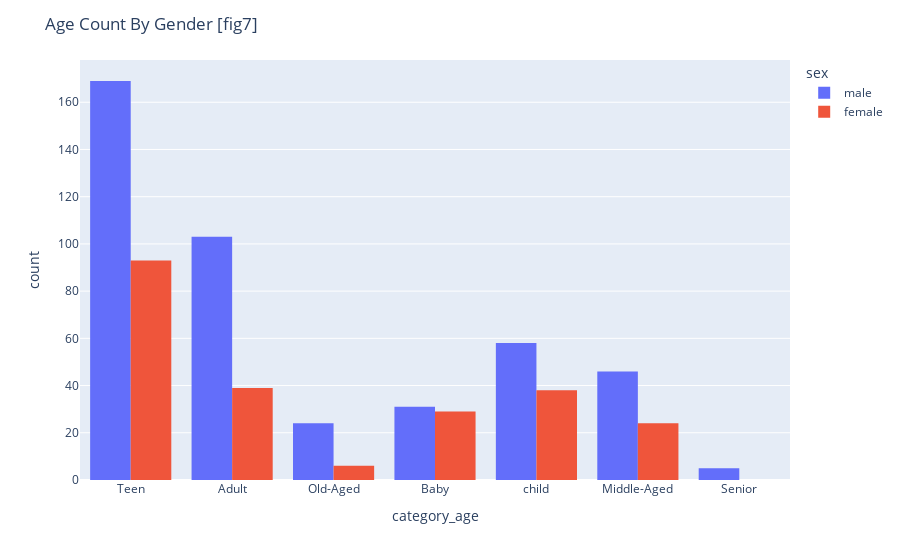

This figure's notebook cell:
### Markdown cell above
## Category  Count Using Plotly

### Code cell
import plotly.express as px

# Assuming you've loaded the penguins dataset into a DataFrame named df

fig = px.histogram(df, x='category_age', color='sex')
fig.update_layout(barmode='group', title="Age Count By Gender [fig7]")  # Adjusts the layout to group bars for each sex
fig.show()

### Figure 1 — Plotly figure (JSON) as saved in the notebook; plotly's stock layout.template omitted (floating-point values rounded to 4 significant figures; data arrays with more than 128 entries replaced by an {"elided": "..."} marker saying what was removed)
{"data": [{"alignmentgroup": "True", "bingroup": "x", "hovertemplate": "sex=male<br>category_age=%{x}<br>count=%{y}<extra></extra>", "legendgroup": "male", "marker": {"color": "#636efa", "pattern": {"shape": ""}}, "name": "male", "offsetgroup": "male", "orientation": "v", "showlegend": true, "type": "histogram", "x": {"elided": "436 str values"}, "xaxis": "x", "yaxis": "y"}, {"alignmentgroup": "True", "bingroup": "x", "hovertemplate": "sex=female<br>category_age=%{x}<br>count=%{y}<extra></extra>", "legendgroup": "female", "marker": {"color": "#EF553B", "pattern": {"shape": ""}}, "name": "female", "offsetgroup": "female", "orientation": "v", "showlegend": true, "type": "histogram", "x": {"elided": "229 str values"}, "xaxis": "x", "yaxis": "y"}], "layout": {"barmode": "group", "legend": {"title": {"text": "sex"}, "tracegroupgap": 0}, "margin": {"t": 60}, "title": {"text": "Age Count By Gender [fig7]"}, "xaxis": {"anchor": "y", "domain": [0, 1], "title": {"text": "category_age"}}, "yaxis": {"anchor": "x", "domain": [0, 1], "title": {"text": "count"}}}}
